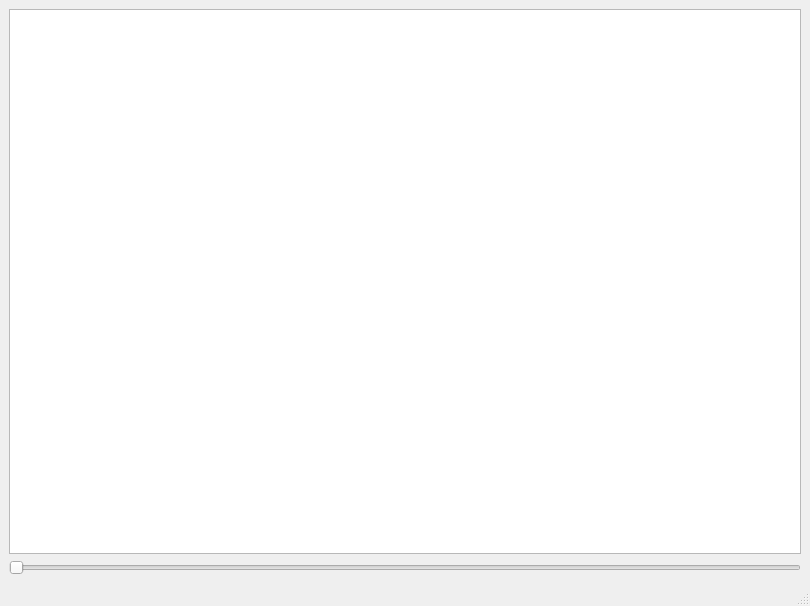
<?xml version="1.0" encoding="UTF-8"?>
<ui version="4.0">
 <class>MainWindow</class>
 <widget class="QMainWindow" name="MainWindow">
  <property name="geometry">
   <rect>
    <x>0</x>
    <y>0</y>
    <width>810</width>
    <height>606</height>
   </rect>
  </property>
  <property name="windowTitle">
   <string>MainWindow</string>
  </property>
  <widget class="QWidget" name="centralwidget">
   <layout class="QVBoxLayout" name="verticalLayout">
    <item>
     <layout class="QGridLayout" name="gridLayout">
      <item row="0" column="0">
       <widget class="PlotWidget" name="plotItem_raster"/>
      </item>
     </layout>
    </item>
    <item>
     <widget class="QSlider" name="horizontalSlider">
      <property name="orientation">
       <enum>Qt::Horizontal</enum>
      </property>
     </widget>
    </item>
   </layout>
  </widget>
  <widget class="QMenuBar" name="menubar">
   <property name="geometry">
    <rect>
     <x>0</x>
     <y>0</y>
     <width>810</width>
     <height>22</height>
    </rect>
   </property>
  </widget>
  <widget class="QStatusBar" name="statusbar"/>
 </widget>
 <customwidgets>
  <customwidget>
   <class>PlotWidget</class>
   <extends>QGraphicsView</extends>
   <header>pyqtgraph</header>
  </customwidget>
 </customwidgets>
 <resources/>
 <connections/>
</ui>
